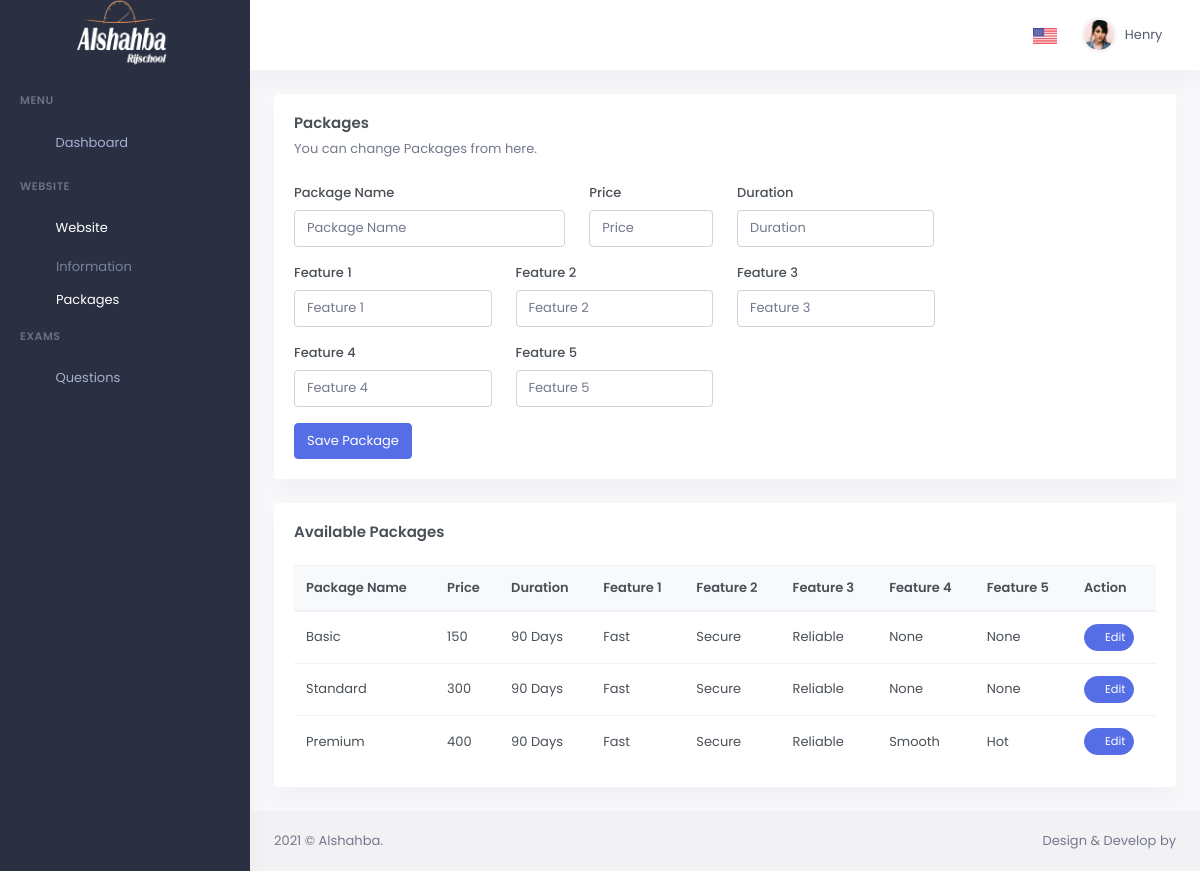
Page /packages/ on the committed database.
### wsite/models.py (models this page shows, shortened)
class Package(models.Model):
    package_name = models.CharField(max_length=200)
    price = models.IntegerField()
    duration = models.CharField(max_length=100)
    feature_1 = models.CharField(max_length=200)
    feature_2 = models.CharField(max_length=200)
    feature_3 = models.CharField(max_length=200)
    feature_4 = models.CharField(max_length=200, null=True, blank=True)
    feature_5 = models.CharField(max_length=200, null=True, blank=True)
    class Meta:
        verbose_name = "Packages"
        verbose_name_plural = "Packages"

### wsite/views.py (the view)
# urls.py: path('packages/', views.packages, name="packages"),
def packages(request):
    package = Package.objects.all()
    context = {
        "packages": package
    }
    return render(request, template_name="wsite/admin/packages.html", context=context)

### templates/wsite/admin/packages.html (shortened to what this page needs)
{% extends 'bases/admin_base.html' %}
{% load static %}
{% block body_content %}
    <div class="row">
        <div class="col-xl-12">
            <div class="card">
                <div class="card-body">
                    <h4 class="card-title">Packages</h4>
                    <p class="card-title-desc">You can change Packages from here.</p>
                    <form method="post" class="needs-validation" novalidate>
                        <div class="row">
                            <div class="col-md-4">
                                <div class="form-group">
                                    <label for="package_name">Package Name</label>
                                    <input type="text" class="form-control" id="package_name" name="package_name"
                                        value="{{ package.package_name }}"   placeholder="Package Name" required>
                                </div>
                            </div>
                            <div class="col-md-2">
                                <div class="form-group">
                                    <label for="price">Price</label>
                                    <input type="number" class="form-control" id="price"
                                           name="price" value="{{ package.price }}"
                                           placeholder="Price" required>
                                </div>
                            </div>
                            <div class="col-md-3">
                                <div class="form-group">
                                    <label for="duration">Duration</label>
                                    <input type="text" class="form-control" id="duration" name="duration"
                                           placeholder="Duration" value="{{ package.duration }}"
                                           required>
                                </div>
                            </div>
                        </div>
                        <div class="row">
                            <div class="col-md-3">
                                <div class="form-group">
                                    <label for="feature_1">Feature 1</label>
                                    <input type="text" class="form-control" name="feature_1" id="feature_1"
                                           placeholder="Feature 1" value="{{ package.feature_1 }}"
                                           required>
                                </div>
                            </div>
                            <div class="col-md-3">
                                <div class="form-group">
                                    <label for="feature_2">Feature 2</label>
                                    <input type="text" class="form-control" name="feature_2" id="feature_2"
                                           placeholder="Feature 2" value="{{ package.feature_2 }}"
                                           required>
                                </div>
                            </div>
                            <div class="col-md-3">
                                <div class="form-group">
                                    <label for="feature_3">Feature 3</label>
                                    <input type="text" class="form-control" name="feature_3" id="feature_3"
                                           placeholder="Feature 3" value="{{ package.feature_3 }}"
                                           required>
                                </div>
                            </div>
                        </div>
                        <div class="row">
                            <div class="col-md-3">
                                <div class="form-group">
                                    <label for="feature_4">Feature 4</label>
                                    <input type="text" class="form-control" name="feature_4" id="feature_4" value="{{ package.feature_4|default_if_none:"" }}"
                                           placeholder="Feature 4">
                                </div>
                            </div>
                            <div class="col-md-3">
                                <div class="form-group">
                                    <label for="feature_5">Feature 5</label>
                                    <input type="text" class="form-control" name="feature_5" id="feature_5" value="{{ package.feature_5|default_if_none:"" }}"
                                           placeholder="Feature 5">
                                </div>
                            </div>
                        </div>
                        <button class="btn btn-primary" type="submit">Save Package</button>
                    </form>
                </div>
            </div>
        </div>
    </div>
    <div class="row">
        <div class="col-lg-12">
            <div class="card">
                <div class="card-body">
                    <h4 class="card-title mb-4">Available Packages</h4>
                    <div class="table-responsive">
                        <table class="table table-centered table-nowrap mb-0">
                            <thead class="thead-light">
                            <tr>
                                <th>Package Name</th>
                                <th>Price</th>
                                <th>Duration</th>
                                <th>Feature 1</th>
                                <th>Feature 2</th>
                                <th>Feature 3</th>
                                <th>Feature 4</th>
                                <th>Feature 5</th>
                                <th>Action</th>
                            </tr>
                            </thead>
                            <tbody>
                            {% for data in packages %}
                              <tr>
                                <td>{{ data.package_name }}</td>
                                <td>{{ data.price }}</td>
                                <td>{{ data.duration}}</td>
                                <td>{{ data.feature_1 }}</td>
                                <td>{{ data.feature_2 }}</td>
                                <td>{{ data.feature_3 }}</td>
                                <td>{{ data.feature_4 }}</td>
                                <td>{{ data.feature_5 }}</td>
                                <td>
                                    <a href="{% url 'update_package' data.id %}" class="btn btn-primary btn-sm btn-rounded waves-effect waves-light">
                                        <i class="fa fa-pencil-alt"></i> Edit
                                    </a>
                                </td>
                            </tr>
                            {% endfor %}
                            </tbody>
                        </table>
                    </div>
                </div>
            </div>
        </div>
    </div>
{% endblock body_content %}

### rows in the picture
Package: package_name "Basic", price "150", duration "90 Days", feature_1 "Fast", feature_2 "Secure", feature_3 "Reliable", feature_4 "None", feature_5 "None"
Package: package_name "Standard", price "300", duration "90 Days", feature_1 "Fast", feature_2 "Secure", feature_3 "Reliable", feature_4 "None", feature_5 "None"
Package: package_name "Premium", price "400", duration "90 Days", feature_1 "Fast", feature_2 "Secure", feature_3 "Reliable", feature_4 "Smooth", feature_5 "Hot"
